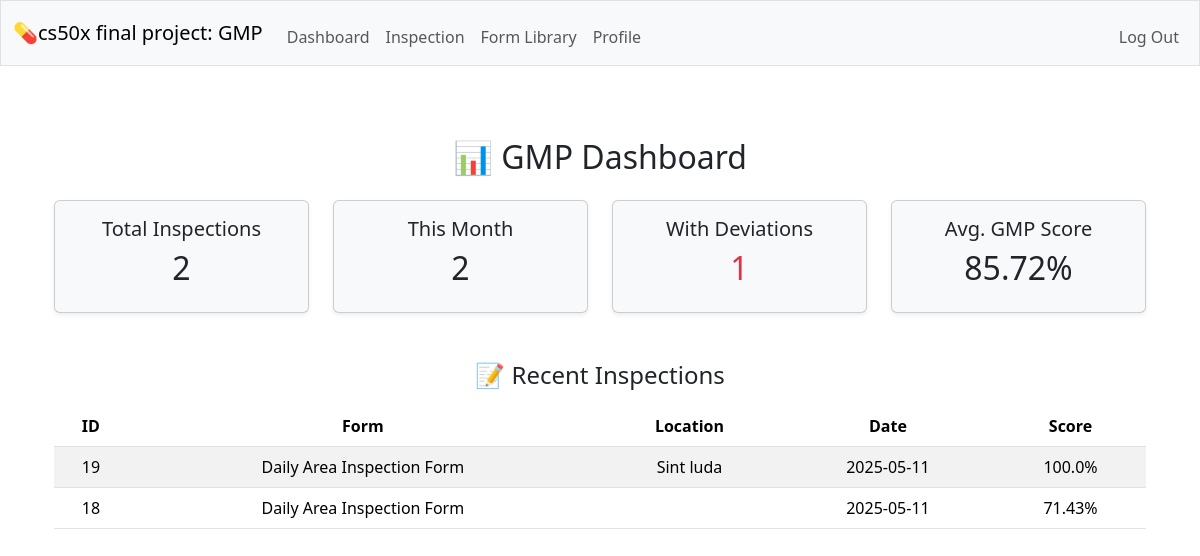
/dashboard (signed in), run on an earlier commit of the app's database.
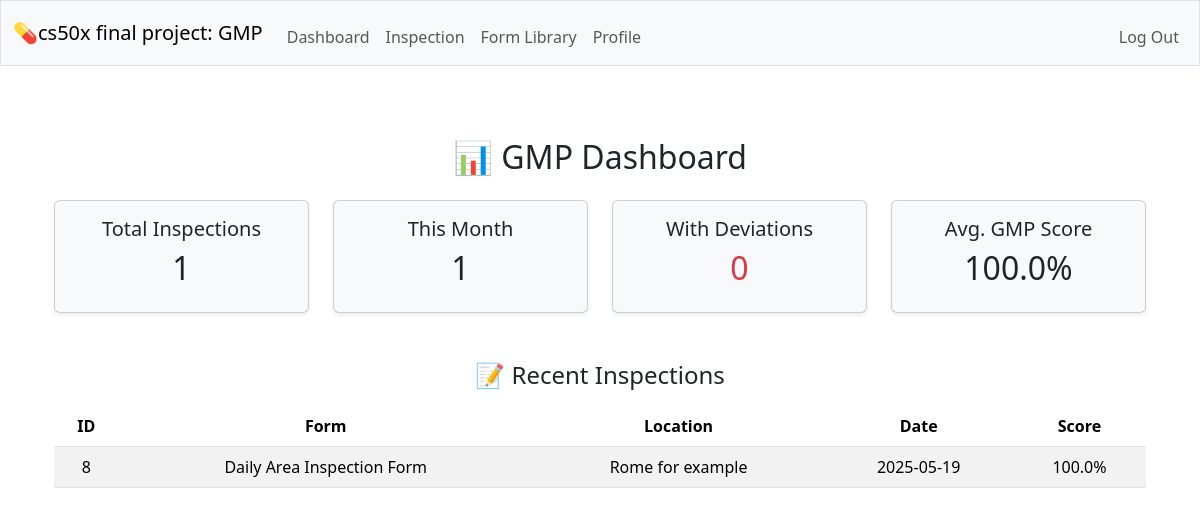
And on a later commit of the database.
### tables this page shows
CREATE TABLE inspections (id INTEGER PRIMARY KEY AUTOINCREMENT NOT NULL, form_id INTEGER NOT NULL, inspector_id INTEGER NOT NULL, submitted_at DATETIME DEFAULT CURRENT_TIMESTAMP, location TEXT,  notes TEXT,  score REAL, FOREIGN KEY (form_id) REFERENCES forms(id), FOREIGN KEY (inspector_id) REFERENCES users(id)
);

CREATE TABLE forms (id INTEGER PRIMARY KEY AUTOINCREMENT NOT NULL, name TEXT NOT NULL UNIQUE, description TEXT NOT NULL, created_by INTEGER NOT NULL, FOREIGN KEY (created_by) REFERENCES users(id) );

### app.py (the view)
@app.route("/dashboard")
@login_required
def dashboard():
    user_id = session["user_id"]
    total_inspections = db.execute("""
        SELECT COUNT(*) AS count FROM inspections WHERE inspector_id = ?
    """, user_id)[0]["count"]
    current_month = datetime.now().strftime("%Y-%m")
    inspections_this_month = db.execute("""
        SELECT COUNT(*) AS count FROM inspections
        WHERE strftime('%Y-%m', submitted_at) = ?
    """, (current_month,))[0]["count"]
    deviations = db.execute("""
        SELECT COUNT(*) AS count FROM inspections
        WHERE inspector_id = ? AND score < 100
    """, user_id)[0]["count"]
    recent_inspections = db.execute("""
        SELECT i.id, f.name AS form_name, i.submitted_at, i.location, i.score
        FROM inspections i
        JOIN forms f ON i.form_id = f.id
        WHERE i.inspector_id = ?
        ORDER BY i.submitted_at DESC
        LIMIT 5
    """, user_id)
    avg_score = db.execute("""
        SELECT ROUND(AVG(score), 2) AS avg FROM inspections WHERE inspector_id = ?
    """, user_id)[0]["avg"] or 0
    return render_template("dashboard.html", total=total_inspections, this_month=inspections_this_month,
                           deviations=deviations, recent=recent_inspections, avg_score=avg_score)

### helpers.py (called while the page is built)
def login_required(f):
    @wraps(f)
    def decorated_function(*args, **kwargs):
        if session.get("user_id") is None:
            return redirect("/login")
        return f(*args, **kwargs)
    return decorated_function

### templates/dashboard.html (shortened to what this page needs)
{% extends "layout.html" %}
{% block main %}
<div class="container py-4">
    <h2 class="mb-4">📊 GMP Dashboard</h2>
    <div class="row text-center mb-4">
        <div class="col-md-3">
            <div class="card bg-light shadow-sm">
                <div class="card-body">
                    <h5>Total Inspections</h5>
                    <h2>{{ total }}</h2>
                </div>
            </div>
        </div>
        <div class="col-md-3">
            <div class="card bg-light shadow-sm">
                <div class="card-body">
                    <h5>This Month</h5>
                    <h2>{{ this_month }}</h2>
                </div>
            </div>
        </div>
        <div class="col-md-3">
            <div class="card bg-light shadow-sm">
                <div class="card-body">
                    <h5>With Deviations</h5>
                    <h2 class="text-danger">{{ deviations }}</h2>
                </div>
            </div>
        </div>
        <div class="col-md-3">
            <div class="card bg-light shadow-sm">
                <div class="card-body">
                    <h5>Avg. GMP Score</h5>
                    <h2>{{ avg_score }}%</h2>
                </div>
            </div>
        </div>
    </div>
    <h4 class="mt-5">📝 Recent Inspections</h4>
    <table class="table table-striped table-hover mt-3">
        <thead>
            <tr>
                <th>ID</th>
                <th>Form</th>
                <th>Location</th>
                <th>Date</th>
                <th>Score</th>
            </tr>
        </thead>
        <tbody>
            {% for inspection in recent %}
            <tr>
                <td>{{ inspection.id }}</td>
                <td>{{ inspection.form_name }}</td>
                <td>{{ inspection.location }}</td>
                <td>{{ inspection.submitted_at[:10] }}</td>
                <td>{{ inspection.score }}%</td>
            </tr>
            {% else %}
            <tr>
                <td colspan="5" class="text-center">No inspections found.</td>
            </tr>
            {% endfor %}
        </tbody>
    </table>
</div>
{% endblock %}

### templates/layout.html (shortened to what this page needs)
<!DOCTYPE html>
<html lang="en">
    <head>
        <link href="https://cdn.jsdelivr.net/npm/bootstrap@5.3.3/dist/css/bootstrap.min.css" rel="stylesheet">
        <link href="/static/styles.css" rel="stylesheet">
    </head>
    <body>
        <nav class="bg-light border navbar navbar-expand-md navbar-light">
            <div class="container-fluid">
                <a class="navbar-brand" href="/">💊cs50x final project: GMP</a>
                <div class="collapse navbar-collapse" id="navbar">
                    {% if session["user_id"] %}
                        <ul class="navbar-nav me-auto mt-2">
                            <li class="nav-item"><a class="nav-link" href="/dashboard">Dashboard</a></li>
                            <li class="nav-item"><a class="nav-link" href="/inspection_show">Inspection</a></li>
                            <li class="nav-item"><a class="nav-link" href="/forms_show">Form Library</a></li>
                            <li class="nav-item"><a class="nav-link" href="/profile">Profile</a></li>
                        </ul>
                        <ul class="navbar-nav ms-auto mt-2">
                            <li class="nav-item"><a class="nav-link" href="/logout">Log Out</a></li>
                        </ul>
                    {% else %}
                        <ul class="navbar-nav ms-auto mt-2">
                            <li class="nav-item"><a class="nav-link" href="/register">Register</a></li>
                            <li class="nav-item"><a class="nav-link" href="/login">Log In</a></li>
                        </ul>
                    {% endif %}
                </div>
            </div>
        </nav>
        <main class="container py-5 text-center">
            {% block main %}{% endblock %}
        </main>
    </body>
</html>

What changed in the data, as far as the page shows it:
removed inspections: id "19", form_name "Daily Area Inspection Form", location "Sint luda", submitted_at "2025-05-11", score "100.0"
removed inspections: id "18", form_name "Daily Area Inspection Form", submitted_at "2025-05-11", score "71.43"
added inspections: id "8", form_name "Daily Area Inspection Form", location "Rome for example", submitted_at "2025-05-19", score "100.0"
Also different on the page:
{{ total }}: "2" → "1"
{{ this_month }}: "2" → "1"
{{ deviations }}: "1" → "0"
{{ avg_score }}: "85.72" → "100.0"
